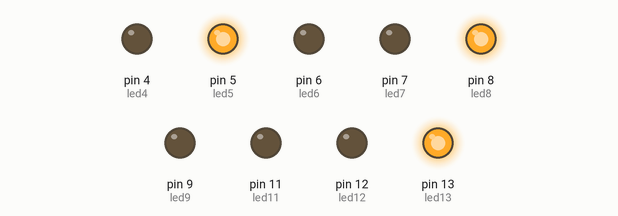
Simulated run of this sketch. Board: Arduino Uno, built with avr-gcc and run on an emulated ATmega328P. Parts: output pins drawn as LEDs (lit = HIGH).

Above: at 0.1 s.
Timing chart, 0 to 1.6 s (numbered marks = the images above):
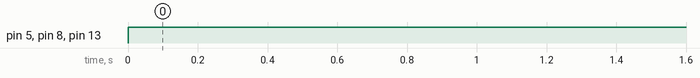

The sketch:

Arduino.ino
```cpp
// Pin 13 has an LED connected on most Arduino boards.
// give it a name:
int led13 = 13;//car verm
int led12 = 12;//car amar
int led11 = 11;//car verd
int led6 = 6;//ped verm
int led5 = 5;//ped amr
int led4 = 4;//ped verd
int led9 = 9;//car verm
int led8 = 8;//car amr
int led7 = 7;//car verd
char ent;
// the setup routine runs once when you press reset:
void setup() {
  // initialize the digital pin as an output.
  pinMode(led13, OUTPUT);
  pinMode(led12, OUTPUT);
  pinMode(led11, OUTPUT);
  pinMode(led9, OUTPUT);
  pinMode(led8, OUTPUT);
  pinMode(led7, OUTPUT);
  pinMode(led6, OUTPUT);
  pinMode(led5, OUTPUT);
  pinMode(led4, OUTPUT);
  pinMode(ent, INPUT);
}//fim setup

// the loop routine runs over and over again forever:
void loop() {
  ent = Serial.read();
  if(ent == 'a'){
    digitalWrite(led13, HIGH);
    digitalWrite(led12, LOW);
    digitalWrite(led11, LOW);
    digitalWrite(led9, LOW);
    digitalWrite(led8, LOW);
    digitalWrite(led7, HIGH);
    digitalWrite(led6, LOW);
    digitalWrite(led5, LOW);
    digitalWrite(led4,HIGH);
  }else if(ent = 'b'){
    digitalWrite(led13, HIGH);
    digitalWrite(led12, LOW);
    digitalWrite(led11, LOW);
    digitalWrite(led9, LOW);
    digitalWrite(led8, HIGH);
    digitalWrite(led7, LOW);
    digitalWrite(led6, LOW);
    digitalWrite(led5, HIGH);
    digitalWrite(led4, LOW);
  }else if(ent = 'c'){
    digitalWrite(led13, LOW);
    digitalWrite(led12, LOW);
    digitalWrite(led11, HIGH);
    digitalWrite(led9, HIGH);
    digitalWrite(led8, LOW);
    digitalWrite(led7, LOW);
    digitalWrite(led6, HIGH);
    digitalWrite(led5, LOW);
    digitalWrite(led4, LOW);
  }else if(ent = 'd'){
    digitalWrite(led13, LOW);
    digitalWrite(led12, HIGH);
    digitalWrite(led11, LOW);
    digitalWrite(led9, HIGH);
    digitalWrite(led8, LOW);
    digitalWrite(led7, LOW);
    digitalWrite(led6, HIGH);
    digitalWrite(led5, LOW);
    digitalWrite(led4, LOW);
  }
}//fim loop
```

Measured:
- by itself, pin 5 (led5), pin 8 (led8), pin 13 (led13): LOW → HIGH at 0.00 s
